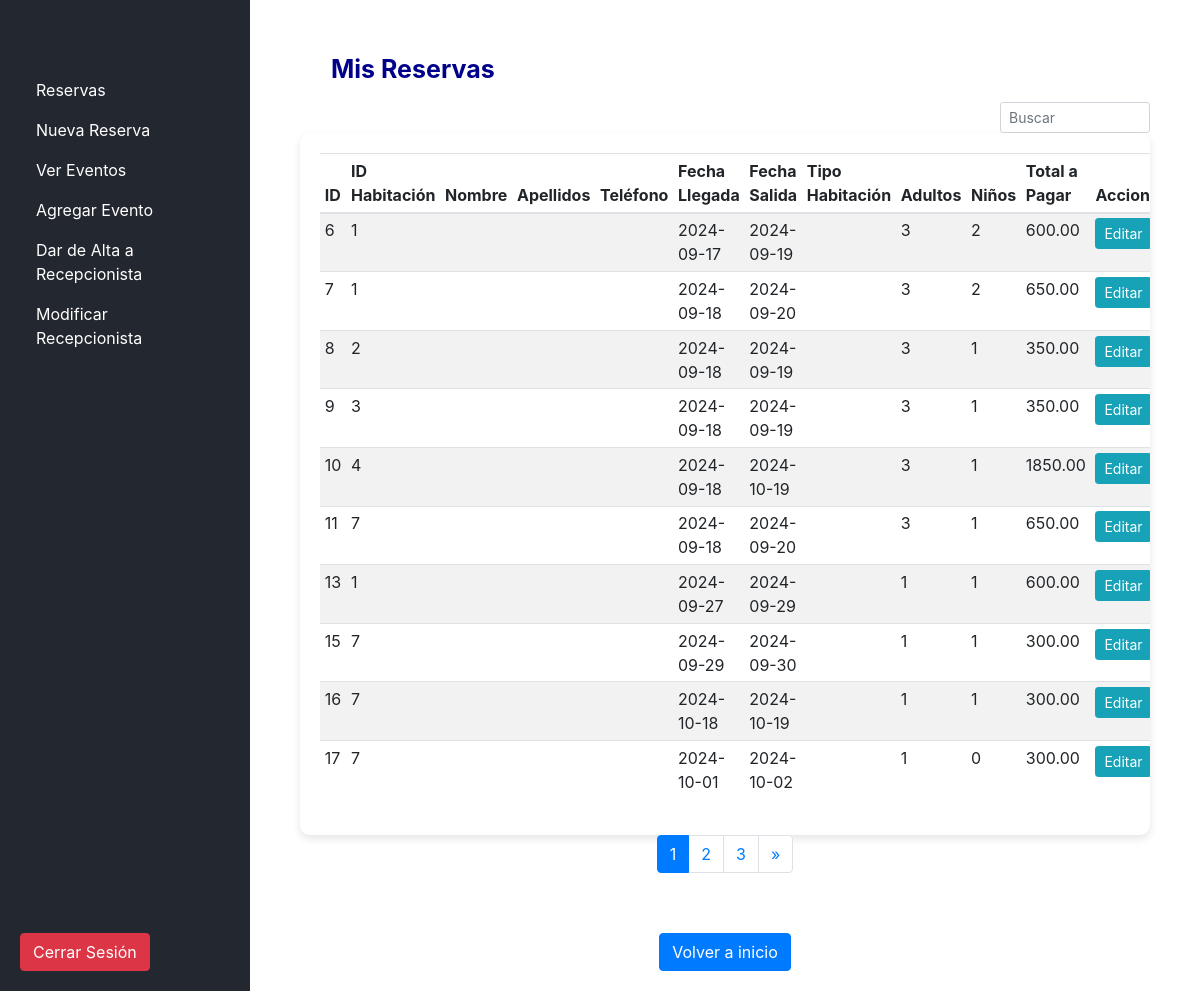
Screenshot of /usuarios/admin/admin.php with the database file from the repository.
### tables this page shows
CREATE TABLE `reservas` (
  `id` int NOT NULL,
  `id_cliente` int DEFAULT NULL,
  `id_habitacion` int DEFAULT NULL,
  `fecha_llegada` date DEFAULT NULL,
  `fecha_salida` date DEFAULT NULL,
  `total_adultos` int DEFAULT NULL,
  `total_ninos` int DEFAULT NULL,
  `total_pagar` decimal(10,2) DEFAULT NULL
);

### usuarios/admin/reservas.php (the view, shortened to what this page needs)
<?php
include("../../database/conexion.php");
function obtenerTodasLasReservas()
{
   global $conexion;
   try {
      $consulta = "SELECT * FROM reservas";
      $stmt = $conexion->query($consulta);
      $reservas = $stmt->fetchAll(PDO::FETCH_ASSOC);
      return $reservas;
   } catch (PDOException $e) {
      echo 'Error al obtener reservas: ' . $e->getMessage();
      return array();
   }
}
$registrosPorPagina = 10;
$totalRegistros = count(obtenerTodasLasReservas());
$totalPaginas = ceil($totalRegistros / $registrosPorPagina);
$paginaActual = isset($_GET['pagina']) ? $_GET['pagina'] : 1;
$indiceInicial = ($paginaActual - 1) * $registrosPorPagina;
$reservas = obtenerTodasLasReservas();
$reservasPaginadas = array_slice($reservas, $indiceInicial, $registrosPorPagina);
?>
<!DOCTYPE html>
<html lang="es">
<head>
   <link href="https://maxcdn.bootstrapcdn.com/bootstrap/4.5.2/css/bootstrap.min.css" rel="stylesheet">
</head>
<body class="fondo">
   <div class="container">
      <div class="container">
         <br>
         <h1 class="titulo">Mis Reservas</h1>
         <div class="mb-2">
            <input type="text" id="inputBuscar" class="form-control form-control-sm" placeholder="Buscar" style="width: 150px;" autocomplete="off">
         </div>
         <div class="table-responsive table-background" id="tablaReservas">
            <table class="table table-striped table-sm table-spacing">
               <thead>
                  <tr>
                     <th>ID</th>
                     <th>ID Habitación</th>
                     <th>Nombre</th>
                     <th>Apellidos</th>
                     <th>Teléfono</th>
                     <th>Fecha Llegada</th>
                     <th>Fecha Salida</th>
                     <th>Tipo Habitación</th>
                     <th>Adultos</th>
                     <th>Niños</th>
                     <th>Total a Pagar</th>
                     <th>Acciones</th>
                  </tr>
               </thead>
               <tbody>
                  <?php foreach ($reservasPaginadas as $reserva) { ?>
                     <tr>
                        <td><?php echo $reserva['id']; ?></td>
                        <td><?php echo $reserva['id_habitacion']; ?></td>
                        <td><?php echo $reserva['nombre']; ?></td>
                        <td><?php echo $reserva['apellidos']; ?></td>
                        <td><?php echo $reserva['telefono']; ?></td>
                        <td><?php echo $reserva['fecha_llegada']; ?></td>
                        <td><?php echo $reserva['fecha_salida']; ?></td>
                        <td><?php echo $reserva['tipo_habitacion']; ?></td>
                        <td><?php echo $reserva['total_adultos']; ?></td>
                        <td><?php echo $reserva['total_ninos']; ?></td>
                        <td><?php echo $reserva['total_pagar']; ?></td>
                        <td>
                           <div class="btn-group" role="group">
                              <form method="POST" style="display: inline;">
                                 <button type="button" class="btn btn-info btn-sm" data-toggle="modal" data-target="#modalEditarReserva<?php echo $reserva['id']; ?>">Editar</button>
                              </form>
                           </div>
                        </td>
                     </tr>
                  <?php } ?>
               </tbody>
            </table>
         </div>
         <nav>
            <ul class="pagination justify-content-center">
               <?php for ($i = 1; $i <= $totalPaginas; $i++) : ?>
                  <li class="page-item <?php if ($i == $paginaActual) echo 'active'; ?>">
                     <a class="page-link" href="?pagina=<?php echo $i; ?>"><?php echo $i; ?></a>
                  </li>
               <?php endfor; ?>
               <?php if ($paginaActual < $totalPaginas) : ?>
                  <li class="page-item">
                     <a class="page-link" href="?pagina=<?php echo $paginaActual + 1; ?>" aria-label="Siguiente">
                        <span aria-hidden="true">&raquo;</span>
                     </a>
                  </li>
               <?php endif; ?>
            </ul>
         </nav>
      </div>
      <div class="boton-volver">
            <a href="http://localhost/hotel/usuarios/admin/admin.php" class="btn btn-primary">Volver a inicio</a>
        </div>
   </div>
</body>
</html>

### usuarios/admin/admin.php (shortened to what this page needs)
<!DOCTYPE html>
<html lang="en">
<head>
    <link href="https://stackpath.bootstrapcdn.com/bootstrap/4.5.2/css/bootstrap.min.css" rel="stylesheet">
</head>
<body>
    <nav class="sidebar">
        <div class="welcome-message">
        </div>
        <div class="sidebar-sticky">
            <ul class="nav flex-column">
                <li class="nav-item">
                    <a class="nav-link" href="?page=reservas">Reservas</a>
                </li>
                <li class="nav-item">
                    <a class="nav-link" href="?page=nueva-reserva">Nueva Reserva</a>
                </li>
                <li class="nav-item">
                    <a class="nav-link" href="./eventos.php">Ver Eventos</a>
                </li>
                <li class="nav-item">
                    <a class="nav-link" href="./agregar-evento.php">Agregar Evento</a>
                </li>
                <li class="nav-item">
                    <a class="nav-link" href="./add-recepcionista.php">Dar de Alta a Recepcionista</a>
                </li>
                <li class="nav-item">
                    <a class="nav-link" href="?page=modificar-recepcionista">Modificar Recepcionista</a>
                </li>
            </ul>
        </div>
        <div class="logout-button">
            <form action="../../database/logout.php" method="post">
                <button type="submit" class="btn btn-danger">Cerrar Sesión</button>
            </form>
        </div>
    </nav>
    <div class="main-content" id="main-content">
        <?php
        if (isset($_GET['page'])) {
            $page = $_GET['page'];
            include "$page.php";
        } else {
            include "reservas.php";
        }
        ?>
    </div>
</body>
</html>

### usuarios/admin/admin.php (style rules this page uses)
body { font-family: Arial, sans-serif; margin: 0; background-color: #454D55; }
.nav-link { color: #fff; cursor: pointer; }
.sidebar { position: fixed; top: 0; bottom: 0; left: 0; z-index: 100; padding: 20px; overflow-x: hidden; overflow-y: auto; background-color: #23272F; color: #fff; width: 250px; }
.sidebar-sticky { padding-top: 10px; overflow-x: hidden; overflow-y: auto; }
.main-content { margin-left: 250px; padding-top: 60px; padding: 20px; }
.logout-button { position: fixed; bottom: 20px; left: 20px; }
.welcome-message { margin-top: 20px; padding: 10px; text-align: center; }

### usuarios/admin/reservas.php (style rules this page uses)
.table-spacing tbody tr { margin-bottom: 10px; }
.btn-group .btn { margin-right: 15px; }
.titulo { color: darkblue; font-size: 25px; font-weight: bold; margin-top: 10px; margin-left: 31px; }
#inputBuscar { width: 150px; float: right; margin-top: 10px; }
.fondo { background-image: url('http://localhost/hotel/images/fondo.jpeg'); background-size: cover; background-position: center; background-repeat: no-repeat; height: 100vh; width: 100%; position: relative; }
.boton-volver { text-align: center; margin-top: 60px; }
.fondo::after { content: ""; position: absolute; top: 0; left: 0; width: 100%; height: 100%; background-color: rgba(255, 255, 255, 0.8); opacity: 0.4; z-index: -1; }
.table-background { position: relative; padding: 20px; border-radius: 10px; box-shadow: 0 4px 8px rgba(0, 0, 0, 0.1); }
.table-background::before { content: ""; position: absolute; top: 0; left: 0; width: 100%; height: 100%; background-color: white; opacity: 0.8; z-index: -1; }

### rows the page displays
reservas: id "6", id_habitacion "1", fecha_llegada "2024-09-17", fecha_salida "2024-09-19", total_adultos "3", total_ninos "2", total_pagar "600.00"
reservas: id "7", id_habitacion "1", fecha_llegada "2024-09-18", fecha_salida "2024-09-20", total_adultos "3", total_ninos "2", total_pagar "650.00"
reservas: id "8", id_habitacion "2", fecha_llegada "2024-09-18", fecha_salida "2024-09-19", total_adultos "3", total_ninos "1", total_pagar "350.00"
reservas: id "9", id_habitacion "3", fecha_llegada "2024-09-18", fecha_salida "2024-09-19", total_adultos "3", total_ninos "1", total_pagar "350.00"
reservas: id "10", id_habitacion "4", fecha_llegada "2024-09-18", fecha_salida "2024-10-19", total_adultos "3", total_ninos "1", total_pagar "1850.00"
reservas: id "11", id_habitacion "7", fecha_llegada "2024-09-18", fecha_salida "2024-09-20", total_adultos "3", total_ninos "1", total_pagar "650.00"
reservas: id "13", id_habitacion "1", fecha_llegada "2024-09-27", fecha_salida "2024-09-29", total_adultos "1", total_ninos "1", total_pagar "600.00"
reservas: id "15", id_habitacion "7", fecha_llegada "2024-09-29", fecha_salida "2024-09-30", total_adultos "1", total_ninos "1", total_pagar "300.00"
reservas: id "16", id_habitacion "7", fecha_llegada "2024-10-18", fecha_salida "2024-10-19", total_adultos "1", total_ninos "1", total_pagar "300.00"
reservas: id "17", id_habitacion "7", fecha_llegada "2024-10-01", fecha_salida "2024-10-02", total_adultos "1", total_ninos "0", total_pagar "300.00"
